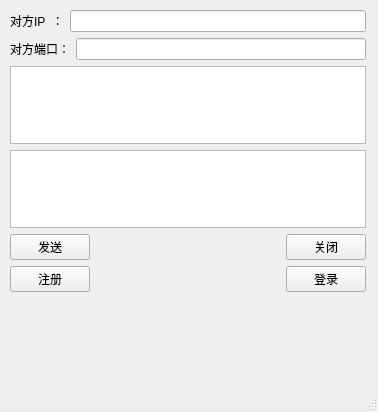
<?xml version="1.0" encoding="UTF-8"?>
<ui version="4.0">
 <class>QQClient</class>
 <widget class="QMainWindow" name="QQClient">
  <property name="geometry">
   <rect>
    <x>0</x>
    <y>0</y>
    <width>378</width>
    <height>412</height>
   </rect>
  </property>
  <property name="windowTitle">
   <string>QQClient</string>
  </property>
  <widget class="QWidget" name="centralwidget">
   <widget class="QWidget" name="layoutWidget">
    <property name="geometry">
     <rect>
      <x>10</x>
      <y>10</y>
      <width>356</width>
      <height>282</height>
     </rect>
    </property>
    <layout class="QVBoxLayout" name="verticalLayout">
     <item>
      <layout class="QHBoxLayout" name="horizontalLayout_3">
       <item>
        <widget class="QLabel" name="labelIP">
         <property name="text">
          <string>对方IP  ：</string>
         </property>
        </widget>
       </item>
       <item>
        <widget class="QLineEdit" name="lineIP"/>
       </item>
      </layout>
     </item>
     <item>
      <layout class="QHBoxLayout" name="horizontalLayout_2">
       <item>
        <widget class="QLabel" name="labelPort">
         <property name="text">
          <string>对方端口：</string>
         </property>
        </widget>
       </item>
       <item>
        <widget class="QLineEdit" name="linePort"/>
       </item>
      </layout>
     </item>
     <item>
      <widget class="QTextBrowser" name="textBrowser"/>
     </item>
     <item>
      <widget class="QTextEdit" name="textEdit"/>
     </item>
     <item>
      <layout class="QHBoxLayout" name="horizontalLayout_4">
       <item>
        <widget class="QPushButton" name="sentButton_2">
         <property name="text">
          <string>发送</string>
         </property>
        </widget>
       </item>
       <item>
        <spacer name="horizontalSpacer_2">
         <property name="orientation">
          <enum>Qt::Horizontal</enum>
         </property>
         <property name="sizeHint" stdset="0">
          <size>
           <width>40</width>
           <height>20</height>
          </size>
         </property>
        </spacer>
       </item>
       <item>
        <widget class="QPushButton" name="closeButton_2">
         <property name="text">
          <string>关闭</string>
         </property>
        </widget>
       </item>
      </layout>
     </item>
     <item>
      <layout class="QHBoxLayout" name="horizontalLayout">
       <item>
        <widget class="QPushButton" name="registerButton">
         <property name="text">
          <string>注册</string>
         </property>
        </widget>
       </item>
       <item>
        <spacer name="horizontalSpacer">
         <property name="orientation">
          <enum>Qt::Horizontal</enum>
         </property>
         <property name="sizeHint" stdset="0">
          <size>
           <width>40</width>
           <height>20</height>
          </size>
         </property>
        </spacer>
       </item>
       <item>
        <widget class="QPushButton" name="loginButton">
         <property name="text">
          <string>登录</string>
         </property>
        </widget>
       </item>
      </layout>
     </item>
    </layout>
   </widget>
  </widget>
  <widget class="QMenuBar" name="menubar">
   <property name="geometry">
    <rect>
     <x>0</x>
     <y>0</y>
     <width>378</width>
     <height>21</height>
    </rect>
   </property>
  </widget>
  <widget class="QStatusBar" name="statusbar"/>
 </widget>
 <resources/>
 <connections/>
</ui>
